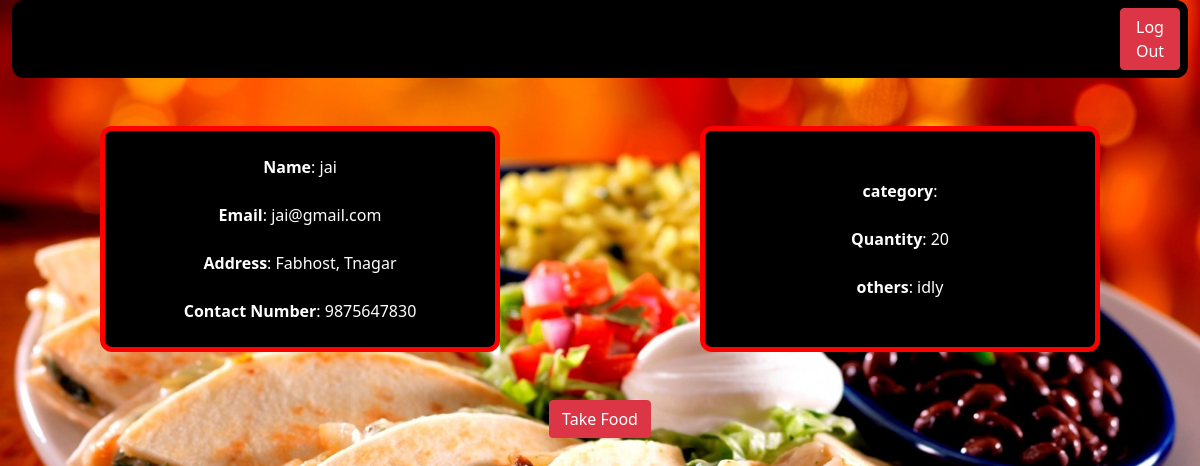
The page /Foodproviders?foreignkey=126&id=59 on the database its author committed.
### tables this page shows
CREATE TABLE `item` (
  `id` int(11) NOT NULL,
  `name` varchar(30) NOT NULL,
  `email` varchar(30) NOT NULL,
  `password` varchar(30) NOT NULL,
  `contactnumber` bigint(10) NOT NULL,
  `address` varchar(30) NOT NULL,
  `signer` varchar(30) NOT NULL
);

CREATE TABLE `fooditem` (
  `id` int(11) NOT NULL,
  `category` varchar(30) NOT NULL,
  `quantity` int(30) NOT NULL,
  `others` varchar(30) NOT NULL,
  `foreignkey` int(100) NOT NULL
);

### application/controllers/Foodproviders.php (called while the page is built, shortened)
<?php
class Foodproviders extends CI_Controller {
	public function index()
{
$uid=$_GET['foreignkey'];
$uuid=$_GET['id'];
$this->load->model('Foodproviders_Model');
$udetail=$this->Foodproviders_Model->getregisterdetail($uid);
$getdetails=$this->Foodproviders_Model->getdetails($uuid);
$this->load->view('foodproviders',['ud'=>$udetail,'ged'=>$getdetails]);
}
}
?>

### index.php (called while the page is built, shortened)
<?php
require_once BASEPATH.'core/CodeIgniter.php';

### application/models/Foodproviders_Model.php (called while the page is built)
<?php
class Foodproviders_Model extends CI_model
{
 public function getregisterdetail($uid){
 	$ret=$this->db
 	              ->where('id',$uid)
 	              ->get('item');
 	                return $ret->row();
 }
public function getdetails($uuid)
{
   $hey=$this->db
            -> select('category,quantity,others')
           -> where('id',$uuid )
           -> get('fooditem');
            return $hey->row();
}
}
?>

### application/views/foodproviders.php (the view, shortened to what this page needs)
<!DOCTYPE html>
<html>
<head>
</head>
<link href="https://cdn.jsdelivr.net/npm/bootstrap@5.1.3/dist/css/bootstrap.min.css" rel="stylesheet">
<body>
<div class="container-fluid">
	<div class="col-lg-12 col-md-12 col-12 button p-2">
<button type="button" class="btn btn-danger" style="margin-left: 1100px"><a href="<?php echo site_url('home');?>">Log Out</a></button>
</div>
	<div class="row">
		<div class="col-lg-4 col-md-4 col-4 text-center center-block d-block mx-auto mt-5 head">
<br>
			<b>Name</b>:   <?php echo $ud->name; ?> <br><br>
<b>Email</b>: <?php echo $ud->email; ?>  <br><br>
<b>Address</b>: <?php echo $ud->address; ?> <br><br>
<b>Contact Number</b>: <?php echo $ud->contactnumber; ?> <br><br>
</div>
<div class="col-lg-4 col-md-4 col-4 text-center center-block d-block mx-auto mt-5 head">
<br><br>
<b>category</b>:   <?php echo $ged->category;
?>    <br><br>
<b>Quantity</b>:   <?php echo $ged->quantity;
 ?>    <br><br>
<b>others</b>:   <?php echo $ged->others;
 ?>    <br><br>
</div>
</div>
<div class="col-lg-12 col-md-12 col-12 text-center center-block d-block mx-auto pt-5">
<a href="<?php echo site_url('Loggeremailsend'); ?>" class="btn btn-danger">Take Food</a> </div>
</div>
</body>
</html>

### application/views/foodproviders.php (style rules this page uses)
body { background-image: url('image/25.jpg'); background-size: cover; }
.head { background-color: black; color: white; border-radius: 12px; border: 5px solid red; }
a { text-decoration: none; color: white; }
.button { background-color: black; border-radius: 12px; }

### rows shown on the page
item: name "jai", email "jai@gmail.com", address "Fabhost, Tnagar", contactnumber "9875647830"
fooditem: quantity "20", others "idly"
